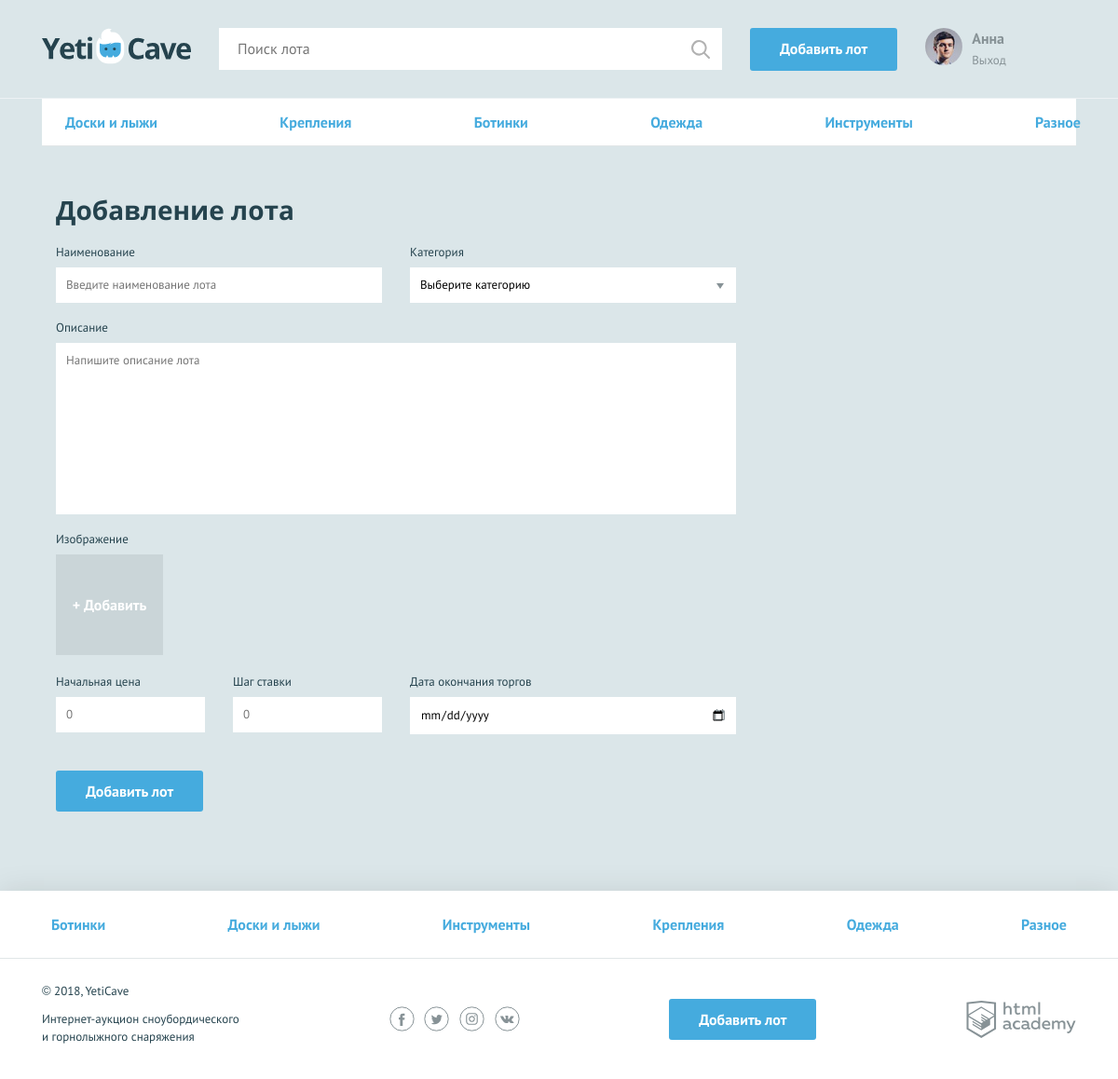
The page /add.php (signed in) on the database its author committed.
### tables this page shows
CREATE TABLE categories (
  category_id INT AUTO_INCREMENT PRIMARY KEY,
  alias CHAR(128),
  title CHAR(128)
);

### functions.php (called while the page is built, shortened)
<?php
function includeTemplate($name, $data) {
	$name = 'templates/' . $name;
	extract($data);
	require($name);
	return ob_get_clean();
}
function getDataFromDatabase($connection, $sqlRequest) {
	$result = mysqli_query($connection, $sqlRequest);
	return $result
		? mysqli_fetch_all($result, MYSQLI_ASSOC)
		: false;
}

### init.php (called while the page is built, shortened)
<?php
require_once('./functions.php');
$connection = mysqli_connect($database['host'], $database['user'], $database['password'], $database['database']);
mysqli_set_charset($connection, 'utf8');
$categoriesSql = 'SELECT category_id, title FROM categories';
$categoryList = getDataFromDatabase($connection, $categoriesSql);

### templates/add_lot.php (the view, shortened to what this page needs)
<nav class="nav">
	<ul class="nav__list container">
		<li class="nav__item">
			<a href="all-lots.html">Доски и лыжи</a>
		</li>
		<li class="nav__item">
			<a href="all-lots.html">Крепления</a>
		</li>
		<li class="nav__item">
			<a href="all-lots.html">Ботинки</a>
		</li>
		<li class="nav__item">
			<a href="all-lots.html">Одежда</a>
		</li>
		<li class="nav__item">
			<a href="all-lots.html">Инструменты</a>
		</li>
		<li class="nav__item">
			<a href="all-lots.html">Разное</a>
		</li>
	</ul>
</nav>
<form class="form form--add-lot container <?= count($errors) ? 'form--invalid' : ''; ?>" action="add.php" method="post" enctype="multipart/form-data">
	<h2>Добавление лота</h2>
	<div class="form__container-two">
		<?php $classname = isset($errors['lot_name']) ? 'form__item--invalid' : '';
		$value = isset($lot['lot_name']) ? htmlspecialchars($lot['lot_name']) : ''; ?>
		<div class="form__item <?= $classname; ?>">
			<label for="lot-name">Наименование</label>
			<input id="lot-name" type="text" name="lot_name" placeholder="Введите наименование лота" value="<?= $value; ?>" required>
		</div>
		<?php $classname = isset($errors['category']) ? 'form__item--invalid' : ''; ?>
		<div class="form__item <?= $classname; ?>">
			<label for="category">Категория</label>
			<select id="category" name="category" required>
				<option value="">Выберите категорию</option>
			</select>
		</div>
	</div>
	<?php $classname = isset($errors['message']) ? 'form__item--invalid' : '';
	$value = isset($lot['message']) ? htmlspecialchars($lot['message']) : ''; ?>
	<div class="form__item form__item--wide <?= $classname; ?>">
		<label for="message">Описание</label>
		<textarea id="message" name="message" placeholder="Напишите описание лота" required><?= $value; ?></textarea>
	</div>
	<?php $classname = isset($lot['img_path']) ? 'form__item--uploaded' : ''; ?>
	<div class="form__item form__item--file <?= $classname; ?>">
		<label>Изображение</label>
		<div class="form__input-file">
			<label for="photo2">
				<span>+ Добавить</span>
			</label>
		</div>
	</div>
	<div class="form__container-three">
		<?php $classname = isset($errors['lot_rate']) ? 'form__item--invalid' : '';
		$value = isset($lot['lot_rate']) ? intval($lot['lot_rate']) : ''; ?>
		<div class="form__item form__item--small <?= $classname; ?>">
			<label for="lot-rate">Начальная цена</label>
			<input id="lot-rate" type="number" name="lot_rate" placeholder="0" value="<?= $value; ?>" required>
		</div>
		<?php $classname = isset($errors['lot_step']) ? 'form__item--invalid' : '';
		$value = isset($lot['lot_step']) ? intval($lot['lot_step']) : ''; ?>
		<div class="form__item form__item--small <?= $classname; ?>">
			<label for="lot-step">Шаг ставки</label>
			<input id="lot-step" type="number" name="lot_step" placeholder="0" value="<?= $value; ?>" required>
		</div>
		<?php $classname = isset($errors['lot_date']) ? 'form__item--invalid' : '';
		$value = isset($lot['lot_date']) ? strip_tags($lot['lot_date']) : ''; ?>
		<div class="form__item <?= $classname; ?>">
			<label for="lot-date">Дата окончания торгов</label>
			<input class="form__input-date" id="lot-date" type="date" name="lot_date" value="<?= $value; ?>" required>
		</div>
	</div>
	<button type="submit" class="button">Добавить лот</button>
</form>

### templates/layout.php (shortened to what this page needs)
<!DOCTYPE html>
<html lang="ru">
<head>
	<link href="css/normalize.min.css" rel="stylesheet">
	<link href="css/style.css" rel="stylesheet">
</head>
<body>
<div class="page-wrapper">
	<header class="main-header">
		<div class="main-header__container container">
			<a class="main-header__logo">
				<img src="img/logo.svg" width="160" height="39" alt="Логотип компании YetiCave">
			</a>
			<form class="main-header__search" method="get" action="https://echo.htmlacademy.ru">
				<input type="search" name="search" placeholder="Поиск лота">
				<input class="main-header__search-btn" type="submit" name="find" value="Найти">
			</form>
			<?php if ($isAuth): ?>
				<a class="main-header__add-lot button" href="add.php">Добавить лот</a>
			<?php endif; ?>
			<nav class="user-menu">
				<?php if ($isAuth): ?>
					<div class="user-menu__image">
						<img src="<?= $userAvatar ? $userAvatar : 'img/user.jpg'; ?>" width="40" height="40" alt="Пользователь">
					</div>
					<div class="user-menu__logged">
						<p><?= htmlspecialchars($userName); ?></p>
						<a href="logout.php">Выход</a>
					</div>
				<?php endif; ?>
			</nav>
		</div>
	</header>
	<main class="container"><?= $content; ?></main>
</div>
<footer class="main-footer">
	<nav class="nav">
		<ul class="nav__list container">
			<?php foreach ($categoryList as $categoryItem): ?>
				<li class="nav__item">
					<a href="pages/all-lots.html"><?= $categoryItem['title']; ?></a>
				</li>
			<?php endforeach; ?>
		</ul>
	</nav>
	<div class="main-footer__bottom container">
		<div class="main-footer__copyright">
			<p>© 2018, YetiCave</p>
			<p>Интернет-аукцион сноубордического и горнолыжного снаряжения</p>
		</div>
		<div class="main-footer__social social">
			<a class="social__link social__link--facebook" href="#">
			</a>
			<a class="social__link social__link--twitter" href="#">
			</a>
			<a class="social__link social__link--instagram" href="#">
			</a>
			<a class="social__link social__link--vkontakte" href="#">
			</a>
		</div>
		<?php if ($isAuth): ?>
			<a class="main-footer__add-lot button" href="add-lot.html">Добавить лот</a>
		<?php endif; ?>
		<div class="main-footer__developed-by">
			<a class="logo-academy" href="https://htmlacademy.ru/intensive/php">
			</a>
		</div>
	</div>
</footer>
</body>
</html>

### rows shown on the page
categories: title "Ботинки"
categories: title "Доски и лыжи"
categories: title "Инструменты"
categories: title "Крепления"
categories: title "Одежда"
categories: title "Разное"

### other values the page prints
$userName "Анна"
